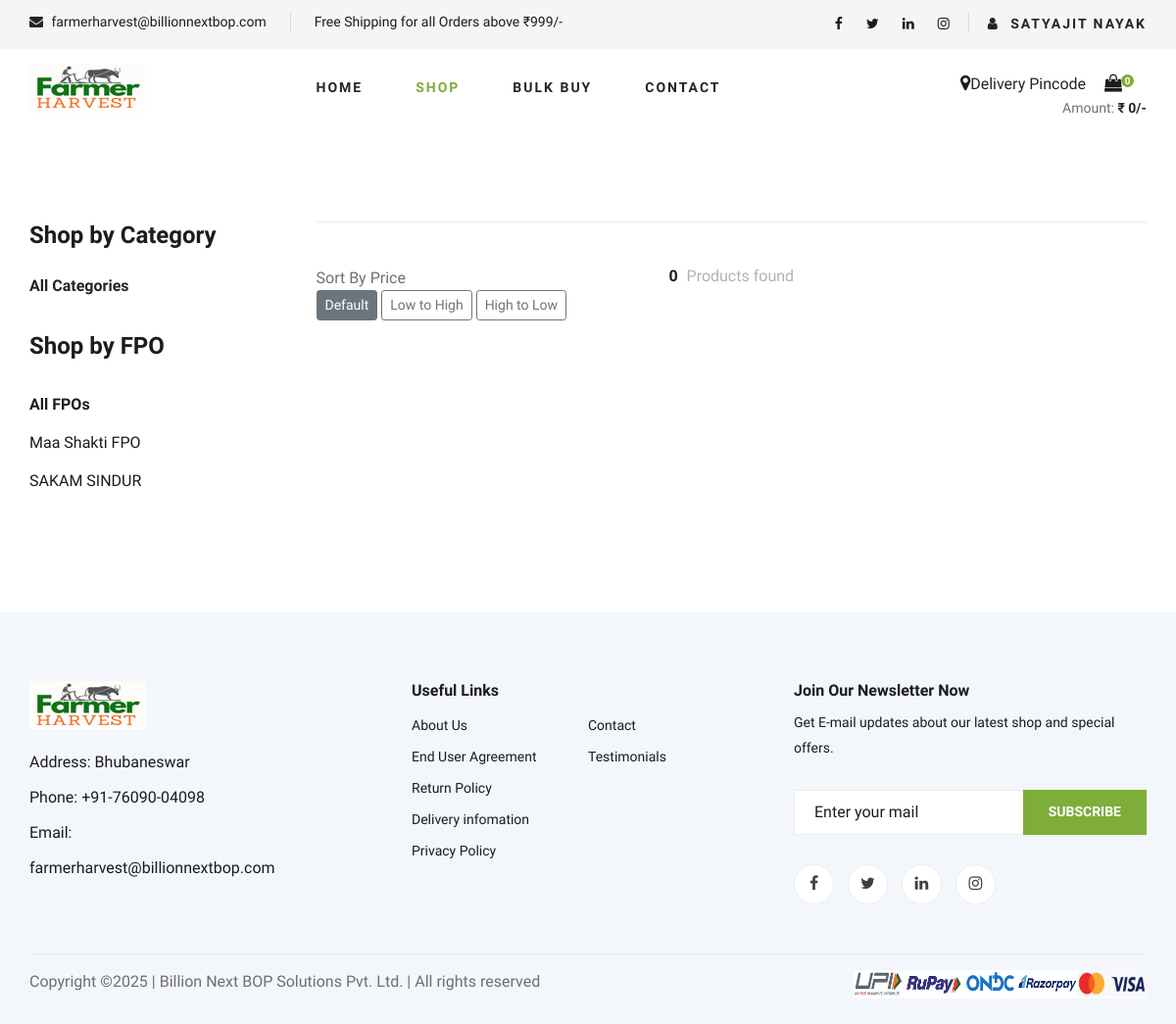
The app's page /accounts/shop (signed in) with its own data.
### omsapp/models.py (models this page shows, shortened)
class CustomUser(AbstractUser):
    id=AutoField(primary_key=True)
    """"Basic details"""
    userType = CharField(max_length=20, choices=USERTYPES)
    first_name = CharField(max_length=50)#name
    last_name = CharField(max_length=50)#displayname
    org_name=CharField(max_length=50, default='', blank=True)#business name
    email = EmailField(max_length=50, default='', blank=True)#not mandatory
    phone = CharField(max_length=12, unique=True)
    phone1 = CharField(max_length=12, default='', blank=True)
    gstin = CharField(max_length=15, default='', blank=True)
    supply_place = CharField(max_length=70, choices=STATES)
    gst_tmt = CharField(max_length=20, choices=GST_TREATMENT)#gst treatment
    """Billing Address"""
    userAddress = CharField(max_length=200)
    userCity = CharField(max_length=50)
    userState = CharField(max_length=20, choices=STATES)
    pinCode = CharField(max_length=6)
    """Shipping Address"""
    userAddress1 = CharField(max_length=200)
    userCity1 = CharField(max_length=50)
    userState1 = CharField(max_length=20, choices=STATES)
    pinCode1 = CharField(max_length=6)
    userNote = CharField(max_length=300, default='', blank=True)#remarks from user
    """Account attributes"""
    password = CharField(max_length=20, default='Admin@1234')
    userApproved = BooleanField(null=True)
    approvedOn = DateField(null=True)
    isActive=BooleanField(null=True)
    activatedOn=DateField(null=True)
    deactivateRemark = CharField(max_length=100, null=True,blank=True)
    bill_address_lat = FloatField(null=True, blank=True)
    bill_address_long = FloatField(null=True, blank=True)
    ship_address_lat = FloatField(null=True, blank=True)
    ship_address_long = FloatField(null=True, blank=True)
    USERNAME_FIELD = 'phone'
    REQUIRED_FIELDS=['first_name']

### omsapp/views.py (the view)
# urls.py: path('shop', views.shop, name='shop'),
def shop(request, category=None, fpo=None, region=None):
    items = Item.objects.filter(itemActive=True).order_by('-itemInStock')
    item_sort = request.GET.get('sort')
    user_name = 'Guest!'#display the username
    pincode='Delivery Pincode'
    pincode_area = ''
    fpo_name = ''
    if category is not None:
        items = Item.objects.filter(itemCat=category).filter(itemActive=True).order_by('-itemInStock')
    if fpo is not None:
        items = Item.objects.filter(userID_id=fpo).filter(itemActive=True).order_by('-itemInStock')
        fpo_name = get_object_or_404(CustomUser,pk=fpo).last_name
    if region is not None:
        items = Item.objects.filter(userID_id__pinCode=region).filter(itemActive=True).order_by('-itemInStock')
        pincode_area = PinCodeAPI(request, region)
        pincode=region
    form = ItemForm()
    if request.user.is_authenticated:
        user_name = request.user.last_name
        user_type = request.user.userType
        pincode = request.session.get('pincode') #get the logged in user's pincode
        if region is not None: #if the user is logged in and explicitly enters a pincode, then the items of that pincode will be displayed, not the user's own pincode
            pincode = region
            request.session['pincode'] = pincode
        items = Item.objects.filter(userID_id__pinCode=pincode).filter(itemActive=True).order_by('-itemInStock') #if the user is logged in, then only the items available in user's pincode will be available to it.
        if user_type == '1':
            items = items.exclude(userID_id = request.user.pk)
    else:#if the user is not logged in and explicitly enters the pincode
        pincode = region
        request.session['pincode'] = pincode
    if item_sort == 'price_asc':
        items = items.order_by('itemPrice')
    elif item_sort == 'price_desc':
        items = items.order_by('-itemPrice')
    cart = Cart(request)
    total_qty = cart.__len__()#display total number quantities added in the basket
    total_price = cart.get_total_price()
    region_list = fpo = fpo_list()
    min_price = items.aggregate(Min('itemPrice'))['itemPrice__min']
    max_price = items.aggregate(Max('itemPrice'))['itemPrice__max']
    shop_page_context ={
        'items': items,
        'form': form,
        'login_user':user_name,
        'total_qty':total_qty,
        'fpo_list':fpo,
        'fpo_name':fpo_name,
        'item_sort':item_sort,
        'regions':region_list,
        'total_price':total_price,
        'min_price':min_price,
        'max_price':max_price,
        'pincode_area':pincode_area,
        'clicked':'Shop',
        'pincode':pincode,
        'user_type':user_type
    }
    return render(request, 'shop-grid.html', shop_page_context)

### omsapp/cart.py (called while the page is built)
    def __len__(self):
        return sum(item['quantity'] for item in self.cart.values())

    def get_total_price(self):
        return sum(Decimal(item['price']) * item['quantity'] for item in self.cart.values())

### omsapp/views.py (called while the page is built)
def fpo_list():
    fpo = CustomUser.objects.filter(userType=1)
    return fpo

### omsapp/templates/shop-grid.html (shortened to what this page needs)
{% extends 'index.html' %}
{% load static %}
{% block shopgrid %}
    <section class="product spad">
        <div class="container">
            <div class="row">
                <div class="col-lg-3 col-md-5">
                    <div class="sidebar">
                        <div class="sidebar__item">
                            <h4>Shop by Category</h4>
                            <ul>
                                <li class="active" data-filter="*" style="cursor: pointer;">All Categories</li>
                                {% regroup items|dictsort:"itemCat" by itemCat as categories_list %}
                            </ul>
                        </div>
                        <div class="sidebar__item">
                            <h4>Shop by FPO</h4>
                            <ul>
                                <li class="active"><a href="{% url 'shop' %}">All FPOs</a></li>
                                {% for fpo in fpo_list %}
                                <li><a href="{% url 'shop-fpo' fpo.id %}">{{fpo.last_name}}</a></li>
                                {% endfor %}
                            </ul>
                        </div>
                    </div>
                </div>
                <div class="col-lg-9 col-md-7">
                    <div class="filter__item">
                        <div class="row">
                            <div class="col-lg-4 col-md-5">
                                <div class="filter__sort">
                                    <span>Sort By Price</span>
                                    <div class="sort-buttons mb-3">
                                        <a href="?sort=default" class="btn btn-outline-secondary btn-sm {% if not item_sort or item_sort == 'default' %} active {% endif %}">Default</a>
                                        <a href="?sort=price_asc" class="btn btn-outline-secondary btn-sm {% if item_sort == 'price_asc' %} active {% endif %}">Low to High</a>
                                        <a href="?sort=price_desc" class="btn btn-outline-secondary btn-sm {% if item_sort == 'price_desc' %} active {% endif %}">High to Low</a>
                                    </div>
                                </div>
                            </div>
                            <div class="col-lg-4 col-md-4">
                                <div class="filter__found">
                                    <h6><span>{{items|length}}</span> Products found</h6>
                                </div>
                            </div>
                            <div class="col-lg-4 col-md-3">
                                <div class="filter__found">
                                    <h6></h6>
                                </div>
                            </div>
                        </div>
                    </div>
                </div>
            </div>
        </div>
    </section>
{% endblock %}

### omsapp/templates/header.html (shortened to what this page needs)
{% load static %}
{% block header %}
    <header class="header">
        <div class="header__top" style="height:50px;">
            <div class="container">
                <div class="row">
                    <div class="col-lg-6 col-md-6">
                        <div class="header__top__left">
                            <ul>
                                <li><i class="fa fa-envelope"></i> farmerharvest@billionnextbop.com</li>
                                <li>Free Shipping for all Orders above ₹999/-</li>
                            </ul>
                        </div>
                    </div>
                    <div class="col-lg-6 col-md-6">
                        <div class="header__top__right" style="margin-top:-25px;">
                            <div class="header__top__right__social">
                                <a href="https://www.facebook.com/farmerharvestindia"><i class="fa fa-facebook"></i></a>
                                <a href="https://www.x.com/farmerharvest"><i class="fa fa-twitter"></i></a>
                                <a href="https://www.linkedin.com/company/farmerharvestindia"><i class="fa fa-linkedin"></i></a>
                                <a href="https://www.instagram.com/farmerharvestindia"><i class="fa fa-instagram"></i></a>
                            </div>
                            <div class="header__top__right__auth">
                                <nav class="header__menu">
                                    <ul>
                                        <li><a href="{% if login_user == 'Guest!' %}{% url 'login' %}{% endif %}"><i class="fa fa-user"></i> {% if login_user == 'Guest!' %}Login{% else %}{{login_user}}{% endif %}</a>
                                        </li>
                                    </ul>
                                </nav>
                            </div>
                        </div>
                    </div>
                </div>
            </div>
        </div>
        <div class="container">
            <div class="row">
                <div class="col-lg-3">
                    <div class="header__logo">
                        <a href="{% url 'index' %}"><img src="{% static 'img/logo.png' %}" alt=""></a>
                    </div>
                </div>
                <div class="col-lg-6">
                    <nav class="header__menu">
                        <ul>
                            <li class="{% if clicked == 'Home' %} active {% endif %}"><a href="{% url 'index' %}">Home</a></li>
                            <li class="{% if clicked == 'Shop' %} active {% endif %}"><a href="{% url 'shop' %}">Shop</a></li>
                            <li class="{% if clicked == 'Bulk' %} active {% endif %}"><a href="{% url 'bulk-buy' %}">Bulk Buy</a></li>
                            <li class="{% if clicked == 'Contact' %} active {% endif %}"><a href="{% url 'contact' %}">Contact</a></li>
                        </ul>
                    </nav>
                </div>
                <div class="col-lg-3">
                    <div class="header__cart">
                        <ul>
                            <li><a onclick="getPinCode()" id="delivery"><i class="fa fa-map-marker"></i>{% if pincode %}{{pincode}}{% else %}Delivery Pincode{% endif %}</a></li>
                            <li><a href="{% url 'shoppingcart' %}"><i class="fa fa-shopping-bag"></i> <span>{{total_qty}}</span></a></li>
                        </ul>
                        <div class="header__cart__price">Amount: <span>₹ {{total_price}}/-</span></div>
                    </div>
                </div>
            </div>
        </div>
    </header>
 {% endblock %}

### omsapp/templates/static/css/style.css (style rules this page uses)
html, body { height: 100%; font-family: "Cairo", sans-serif; -webkit-font-smoothing: antialiased; font-smoothing: antialiased; }
h1, h2, h3, h4, h5, h6 { margin: 0; color: #111111; font-weight: 400; font-family: "Cairo", sans-serif; }
h4 { font-size: 24px; }
h6 { font-size: 16px; }
img { max-width: 100%; }
ul, ol { padding: 0; margin: 0; }
.spad { padding-top: 100px; padding-bottom: 100px; }
.header__top { background: #f5f5f5; }
.header__top__left { padding: 10px 0 13px; }
.header__top__left ul li { font-size: 14px; color: #1c1c1c; display: inline-block; margin-right: 45px; position: relative; }
.header__top__left ul li:after { position: absolute; right: -25px; top: 1px; height: 20px; width: 1px; background: #000000; opacity: 0.1; content: ""; }
.header__top__left ul li:last-child { margin-right: 0; }
.header__top__left ul li:last-child:after { display: none; }
.header__top__left ul li i { color: #252525; margin-right: 5px; }
.header__top__right { text-align: right; padding: 10px 0 13px; }
.header__top__right__social { position: relative; display: inline-block; margin-right: 35px; }
.header__top__right__social:after { position: absolute; right: -20px; top: 1px; height: 20px; width: 1px; background: #000000; opacity: 0.1; content: ""; }
.header__top__right__social a { font-size: 14px; display: inline-block; color: #1c1c1c; margin-right: 20px; }
.header__top__right__social a:last-child { margin-right: 0; }
.header__top__right__auth { display: inline-block; }
.header__top__right__auth a { display: block; font-size: 14px; color: #1c1c1c; }
.header__top__right__auth a i { margin-right: 6px; }
.header__logo { padding: 15px 0; }
.header__logo a { display: inline-block; }
.header__menu { padding: 24px 0; }
.header__menu ul li { list-style: none; display: inline-block; margin-right: 50px; position: relative; }
.header__menu ul li.active a { color: #7fad39; }
.header__menu ul li:last-child { margin-right: 0; }
.header__menu ul li a { font-size: 14px; color: #252525; text-transform: uppercase; font-weight: 700; letter-spacing: 2px; -webkit-transition: all, 0.3s; -moz-transition: all, 0.3s; -ms-transition: all, 0.3s; -o-transition: all, 0.3s; transition: all, 0.3s; padding: 5px 0; display: block; }
.header__cart { text-align: right; padding: 24px 0; }
.header__cart ul { display: inline-block; margin-right: 25px; }
.header__cart ul li { list-style: none; display: inline-block; margin-right: 15px; }
.header__cart ul li:last-child { margin-right: 0; }
.header__cart ul li a { position: relative; }
.header__cart ul li a i { font-size: 18px; color: #1c1c1c; }
.header__cart ul li a span { height: 13px; width: 13px; background: #7fad39; font-size: 10px; color: #ffffff; line-height: 13px; text-align: center; font-weight: 700; display: inline-block; border-radius: 50%; position: absolute; top: 0; right: -12px; }
.header__cart .header__cart__price { font-size: 14px; color: #6f6f6f; display: inline-block; }
.header__cart .header__cart__price span { color: #252525; font-weight: 700; }
.sidebar__item { margin-bottom: 35px; }
.sidebar__item h4 { color: #1c1c1c; font-weight: 700; margin-bottom: 25px; }
.sidebar__item ul li { list-style: none; }
.sidebar__item ul li a { font-size: 16px; color: #1c1c1c; line-height: 39px; display: block; }
.product { padding-top: 80px; padding-bottom: 80px; }
.filter__item { padding-top: 45px; border-top: 1px solid #ebebeb; padding-bottom: 20px; }
.filter__sort { margin-bottom: 15px; }
.filter__sort span { font-size: 16px; color: #6f6f6f; display: inline-block; }
.filter__found { text-align: center; margin-bottom: 15px; }
.filter__found h6 { font-size: 16px; color: #b2b2b2; }
.filter__found h6 span { color: #1c1c1c; font-weight: 700; margin-right: 5px; }
@media only screen and (min-width: 1200px) { .container { max-width: 1170px; } }

### omsapp/templates/shop-grid.html (style rules this page uses)
li.active { font-weight: bold; }

### records on screen
CustomUser: last_name "SATYAJIT NAYAK"
CustomUser: last_name "Maa Shakti FPO"
CustomUser: last_name "SAKAM SINDUR"

### other values on screen
{{ total_qty }} "0"
{{ total_price }} "0"
{{ items|length }} "0"
